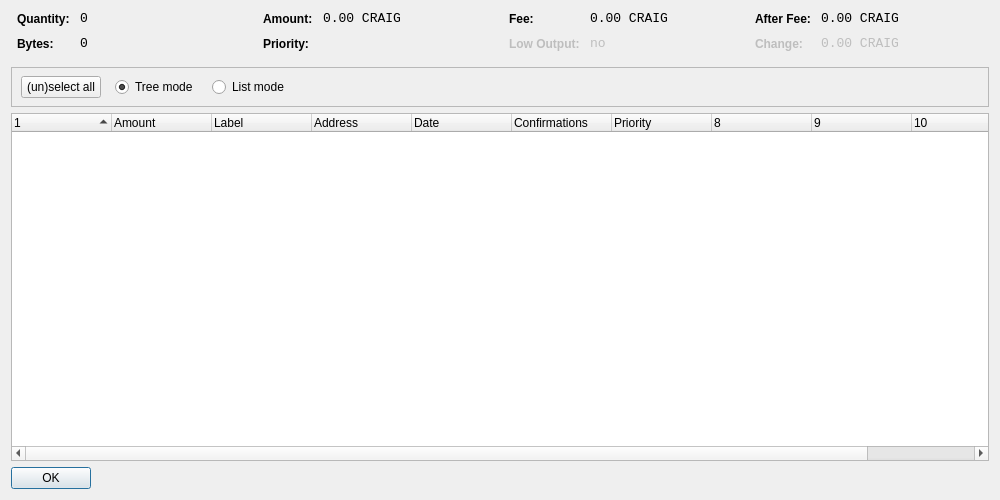
<?xml version="1.0" encoding="UTF-8"?>
<ui version="4.0">
 <class>CoinControlDialog</class>
 <widget class="QDialog" name="CoinControlDialog">
  <property name="geometry">
   <rect>
    <x>0</x>
    <y>0</y>
    <width>1000</width>
    <height>500</height>
   </rect>
  </property>
  <property name="windowTitle">
   <string>Coin Control</string>
  </property>
  <layout class="QVBoxLayout" name="verticalLayout">
   <item>
    <layout class="QHBoxLayout" name="horizontalLayoutTop" stretch="0,0,0,0">
     <property name="topMargin">
      <number>0</number>
     </property>
     <property name="bottomMargin">
      <number>10</number>
     </property>
     <item>
      <layout class="QFormLayout" name="formLayoutCoinControl1">
       <property name="horizontalSpacing">
        <number>10</number>
       </property>
       <property name="verticalSpacing">
        <number>10</number>
       </property>
       <property name="leftMargin">
        <number>6</number>
       </property>
       <property name="rightMargin">
        <number>6</number>
       </property>
       <item row="0" column="0">
        <widget class="QLabel" name="labelCoinControlQuantityText">
         <property name="styleSheet">
          <string notr="true">font-weight:bold;</string>
         </property>
         <property name="text">
          <string>Quantity:</string>
         </property>
        </widget>
       </item>
       <item row="0" column="1">
        <widget class="QLabel" name="labelCoinControlQuantity">
         <property name="font">
          <font>
           <family>Monospace</family>
           <pointsize>10</pointsize>
          </font>
         </property>
         <property name="cursor">
          <cursorShape>IBeamCursor</cursorShape>
         </property>
         <property name="contextMenuPolicy">
          <enum>Qt::ActionsContextMenu</enum>
         </property>
         <property name="text">
          <string notr="true">0</string>
         </property>
         <property name="textInteractionFlags">
          <set>Qt::LinksAccessibleByMouse|Qt::TextSelectableByKeyboard|Qt::TextSelectableByMouse</set>
         </property>
        </widget>
       </item>
       <item row="1" column="0">
        <widget class="QLabel" name="labelCoinControlBytesText">
         <property name="styleSheet">
          <string notr="true">font-weight:bold;</string>
         </property>
         <property name="text">
          <string>Bytes:</string>
         </property>
        </widget>
       </item>
       <item row="1" column="1">
        <widget class="QLabel" name="labelCoinControlBytes">
         <property name="font">
          <font>
           <family>Monospace</family>
           <pointsize>10</pointsize>
          </font>
         </property>
         <property name="cursor">
          <cursorShape>IBeamCursor</cursorShape>
         </property>
         <property name="contextMenuPolicy">
          <enum>Qt::ActionsContextMenu</enum>
         </property>
         <property name="text">
          <string notr="true">0</string>
         </property>
         <property name="textInteractionFlags">
          <set>Qt::LinksAccessibleByMouse|Qt::TextSelectableByKeyboard|Qt::TextSelectableByMouse</set>
         </property>
        </widget>
       </item>
      </layout>
     </item>
     <item>
      <layout class="QFormLayout" name="formLayoutCoinControl2">
       <property name="horizontalSpacing">
        <number>10</number>
       </property>
       <property name="verticalSpacing">
        <number>10</number>
       </property>
       <property name="leftMargin">
        <number>6</number>
       </property>
       <property name="rightMargin">
        <number>6</number>
       </property>
       <item row="0" column="0">
        <widget class="QLabel" name="labelCoinControlAmountText">
         <property name="styleSheet">
          <string notr="true">font-weight:bold;</string>
         </property>
         <property name="text">
          <string>Amount:</string>
         </property>
        </widget>
       </item>
       <item row="0" column="1">
        <widget class="QLabel" name="labelCoinControlAmount">
         <property name="font">
          <font>
           <family>Monospace</family>
           <pointsize>10</pointsize>
          </font>
         </property>
         <property name="cursor">
          <cursorShape>IBeamCursor</cursorShape>
         </property>
         <property name="contextMenuPolicy">
          <enum>Qt::ActionsContextMenu</enum>
         </property>
         <property name="text">
          <string notr="true">0.00 CRAIG</string>
         </property>
         <property name="textInteractionFlags">
          <set>Qt::LinksAccessibleByMouse|Qt::TextSelectableByKeyboard|Qt::TextSelectableByMouse</set>
         </property>
        </widget>
       </item>
       <item row="1" column="0">
        <widget class="QLabel" name="labelCoinControlPriorityText">
         <property name="styleSheet">
          <string notr="true">font-weight:bold;</string>
         </property>
         <property name="text">
          <string>Priority:</string>
         </property>
        </widget>
       </item>
       <item row="1" column="1">
        <widget class="QLabel" name="labelCoinControlPriority">
         <property name="font">
          <font>
           <family>Monospace</family>
           <pointsize>10</pointsize>
          </font>
         </property>
         <property name="cursor">
          <cursorShape>IBeamCursor</cursorShape>
         </property>
         <property name="contextMenuPolicy">
          <enum>Qt::ActionsContextMenu</enum>
         </property>
         <property name="text">
          <string/>
         </property>
         <property name="textInteractionFlags">
          <set>Qt::LinksAccessibleByMouse|Qt::TextSelectableByKeyboard|Qt::TextSelectableByMouse</set>
         </property>
        </widget>
       </item>
      </layout>
     </item>
     <item>
      <layout class="QFormLayout" name="formLayoutCoinControl3">
       <property name="horizontalSpacing">
        <number>10</number>
       </property>
       <property name="verticalSpacing">
        <number>10</number>
       </property>
       <property name="leftMargin">
        <number>6</number>
       </property>
       <property name="rightMargin">
        <number>6</number>
       </property>
       <item row="0" column="0">
        <widget class="QLabel" name="labelCoinControlFeeText">
         <property name="styleSheet">
          <string notr="true">font-weight:bold;</string>
         </property>
         <property name="text">
          <string>Fee:</string>
         </property>
        </widget>
       </item>
       <item row="0" column="1">
        <widget class="QLabel" name="labelCoinControlFee">
         <property name="font">
          <font>
           <family>Monospace</family>
           <pointsize>10</pointsize>
          </font>
         </property>
         <property name="cursor">
          <cursorShape>IBeamCursor</cursorShape>
         </property>
         <property name="contextMenuPolicy">
          <enum>Qt::ActionsContextMenu</enum>
         </property>
         <property name="text">
          <string notr="true">0.00 CRAIG</string>
         </property>
         <property name="textInteractionFlags">
          <set>Qt::LinksAccessibleByMouse|Qt::TextSelectableByKeyboard|Qt::TextSelectableByMouse</set>
         </property>
        </widget>
       </item>
       <item row="1" column="0">
        <widget class="QLabel" name="labelCoinControlLowOutputText">
         <property name="enabled">
          <bool>false</bool>
         </property>
         <property name="styleSheet">
          <string notr="true">font-weight:bold;</string>
         </property>
         <property name="text">
          <string>Low Output:</string>
         </property>
        </widget>
       </item>
       <item row="1" column="1">
        <widget class="QLabel" name="labelCoinControlLowOutput">
         <property name="enabled">
          <bool>false</bool>
         </property>
         <property name="font">
          <font>
           <family>Monospace</family>
           <pointsize>10</pointsize>
          </font>
         </property>
         <property name="cursor">
          <cursorShape>IBeamCursor</cursorShape>
         </property>
         <property name="contextMenuPolicy">
          <enum>Qt::ActionsContextMenu</enum>
         </property>
         <property name="text">
          <string notr="true">no</string>
         </property>
         <property name="textInteractionFlags">
          <set>Qt::LinksAccessibleByMouse|Qt::TextSelectableByKeyboard|Qt::TextSelectableByMouse</set>
         </property>
        </widget>
       </item>
      </layout>
     </item>
     <item>
      <layout class="QFormLayout" name="formLayoutCoinControl4">
       <property name="horizontalSpacing">
        <number>10</number>
       </property>
       <property name="verticalSpacing">
        <number>10</number>
       </property>
       <property name="leftMargin">
        <number>6</number>
       </property>
       <property name="rightMargin">
        <number>6</number>
       </property>
       <item row="0" column="0">
        <widget class="QLabel" name="labelCoinControlAfterFeeText">
         <property name="styleSheet">
          <string notr="true">font-weight:bold;</string>
         </property>
         <property name="text">
          <string>After Fee:</string>
         </property>
        </widget>
       </item>
       <item row="0" column="1">
        <widget class="QLabel" name="labelCoinControlAfterFee">
         <property name="font">
          <font>
           <family>Monospace</family>
           <pointsize>10</pointsize>
          </font>
         </property>
         <property name="cursor">
          <cursorShape>IBeamCursor</cursorShape>
         </property>
         <property name="contextMenuPolicy">
          <enum>Qt::ActionsContextMenu</enum>
         </property>
         <property name="text">
          <string notr="true">0.00 CRAIG</string>
         </property>
         <property name="textInteractionFlags">
          <set>Qt::LinksAccessibleByMouse|Qt::TextSelectableByKeyboard|Qt::TextSelectableByMouse</set>
         </property>
        </widget>
       </item>
       <item row="1" column="0">
        <widget class="QLabel" name="labelCoinControlChangeText">
         <property name="enabled">
          <bool>false</bool>
         </property>
         <property name="styleSheet">
          <string notr="true">font-weight:bold;</string>
         </property>
         <property name="text">
          <string>Change:</string>
         </property>
        </widget>
       </item>
       <item row="1" column="1">
        <widget class="QLabel" name="labelCoinControlChange">
         <property name="enabled">
          <bool>false</bool>
         </property>
         <property name="font">
          <font>
           <family>Monospace</family>
           <pointsize>10</pointsize>
          </font>
         </property>
         <property name="cursor">
          <cursorShape>IBeamCursor</cursorShape>
         </property>
         <property name="contextMenuPolicy">
          <enum>Qt::ActionsContextMenu</enum>
         </property>
         <property name="text">
          <string notr="true">0.00 CRAIG</string>
         </property>
         <property name="textInteractionFlags">
          <set>Qt::LinksAccessibleByMouse|Qt::TextSelectableByKeyboard|Qt::TextSelectableByMouse</set>
         </property>
        </widget>
       </item>
      </layout>
     </item>
    </layout>
   </item>
   <item>
    <widget class="QFrame" name="frame">
     <property name="minimumSize">
      <size>
       <width>0</width>
       <height>40</height>
      </size>
     </property>
     <property name="frameShape">
      <enum>QFrame::StyledPanel</enum>
     </property>
     <property name="frameShadow">
      <enum>QFrame::Sunken</enum>
     </property>
     <widget class="QWidget" name="horizontalLayoutWidget">
      <property name="geometry">
       <rect>
        <x>10</x>
        <y>0</y>
        <width>781</width>
        <height>41</height>
       </rect>
      </property>
      <layout class="QHBoxLayout" name="horizontalLayoutPanel" stretch="0,0,0,0,0">
       <property name="spacing">
        <number>14</number>
       </property>
       <item>
        <widget class="QPushButton" name="pushButtonSelectAll">
         <property name="sizePolicy">
          <sizepolicy hsizetype="Maximum" vsizetype="Fixed">
           <horstretch>0</horstretch>
           <verstretch>0</verstretch>
          </sizepolicy>
         </property>
         <property name="text">
          <string>(un)select all</string>
         </property>
        </widget>
       </item>
       <item>
        <widget class="QRadioButton" name="radioTreeMode">
         <property name="sizePolicy">
          <sizepolicy hsizetype="Maximum" vsizetype="Fixed">
           <horstretch>0</horstretch>
           <verstretch>0</verstretch>
          </sizepolicy>
         </property>
         <property name="text">
          <string>Tree mode</string>
         </property>
         <property name="checked">
          <bool>true</bool>
         </property>
        </widget>
       </item>
       <item>
        <widget class="QRadioButton" name="radioListMode">
         <property name="sizePolicy">
          <sizepolicy hsizetype="Maximum" vsizetype="Fixed">
           <horstretch>0</horstretch>
           <verstretch>0</verstretch>
          </sizepolicy>
         </property>
         <property name="text">
          <string>List mode</string>
         </property>
        </widget>
       </item>
       <item>
        <spacer name="horizontalSpacer">
         <property name="orientation">
          <enum>Qt::Horizontal</enum>
         </property>
         <property name="sizeHint" stdset="0">
          <size>
           <width>40</width>
           <height>20</height>
          </size>
         </property>
        </spacer>
       </item>
      </layout>
     </widget>
    </widget>
   </item>
   <item>
    <widget class="CoinControlTreeWidget" name="treeWidget">
     <property name="contextMenuPolicy">
      <enum>Qt::CustomContextMenu</enum>
     </property>
     <property name="sortingEnabled">
      <bool>false</bool>
     </property>
     <property name="columnCount">
      <number>11</number>
     </property>
     <attribute name="headerShowSortIndicator" stdset="0">
      <bool>true</bool>
     </attribute>
     <attribute name="headerStretchLastSection">
      <bool>false</bool>
     </attribute>
     <column>
      <property name="text">
       <string/>
      </property>
     </column>
     <column>
      <property name="text">
       <string>Amount</string>
      </property>
     </column>
     <column>
      <property name="text">
       <string>Label</string>
      </property>
     </column>
     <column>
      <property name="text">
       <string>Address</string>
      </property>
     </column>
     <column>
      <property name="text">
       <string>Date</string>
      </property>
     </column>
     <column>
      <property name="text">
       <string>Confirmations</string>
      </property>
      <property name="toolTip">
       <string>Confirmed</string>
      </property>
     </column>
     <column>
      <property name="text">
       <string>Priority</string>
      </property>
     </column>
     <column>
      <property name="text">
       <string/>
      </property>
     </column>
     <column>
      <property name="text">
       <string/>
      </property>
     </column>
     <column>
      <property name="text">
       <string/>
      </property>
     </column>
     <column>
      <property name="text">
       <string/>
      </property>
     </column>
    </widget>
   </item>
   <item>
    <widget class="QDialogButtonBox" name="buttonBox">
     <property name="sizePolicy">
      <sizepolicy hsizetype="Maximum" vsizetype="Fixed">
       <horstretch>0</horstretch>
       <verstretch>0</verstretch>
      </sizepolicy>
     </property>
     <property name="orientation">
      <enum>Qt::Horizontal</enum>
     </property>
     <property name="standardButtons">
      <set>QDialogButtonBox::Ok</set>
     </property>
    </widget>
   </item>
  </layout>
 </widget>
 <customwidgets>
  <customwidget>
   <class>CoinControlTreeWidget</class>
   <extends>QTreeWidget</extends>
   <header>coincontroltreewidget.h</header>
  </customwidget>
 </customwidgets>
 <resources/>
 <connections/>
</ui>
